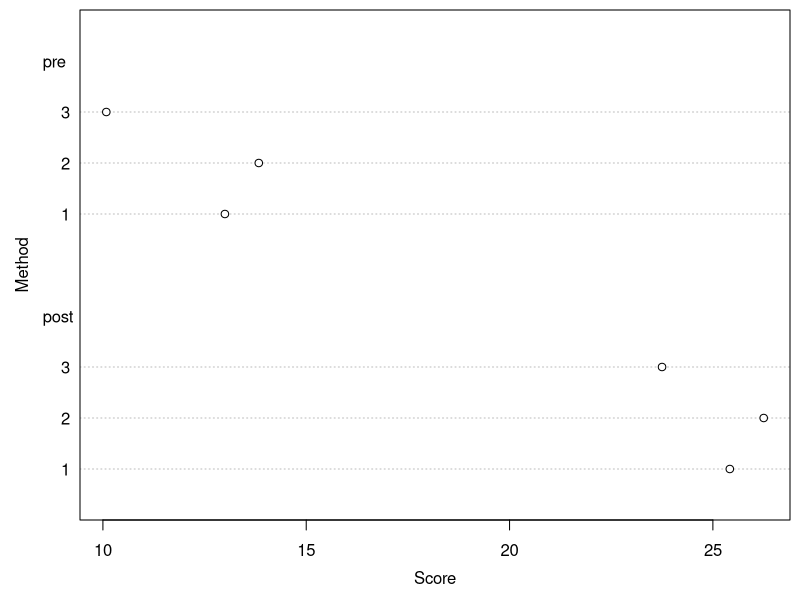
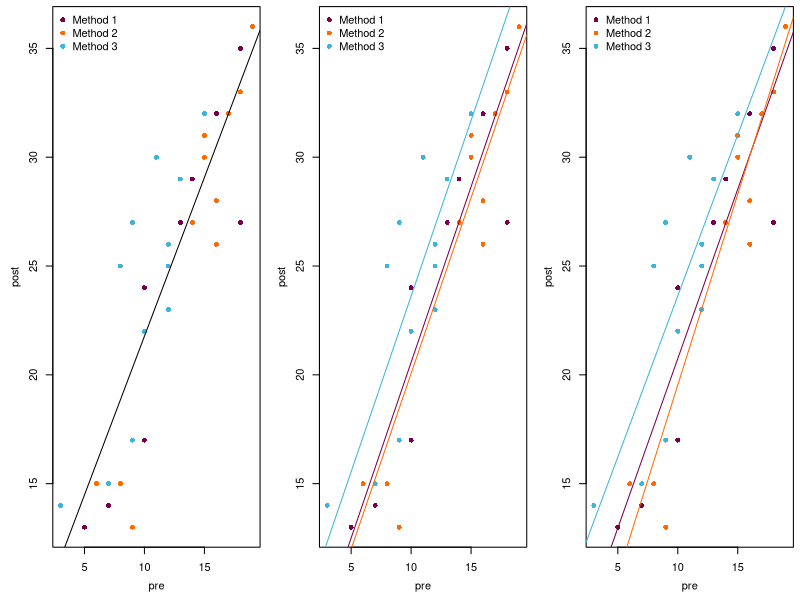
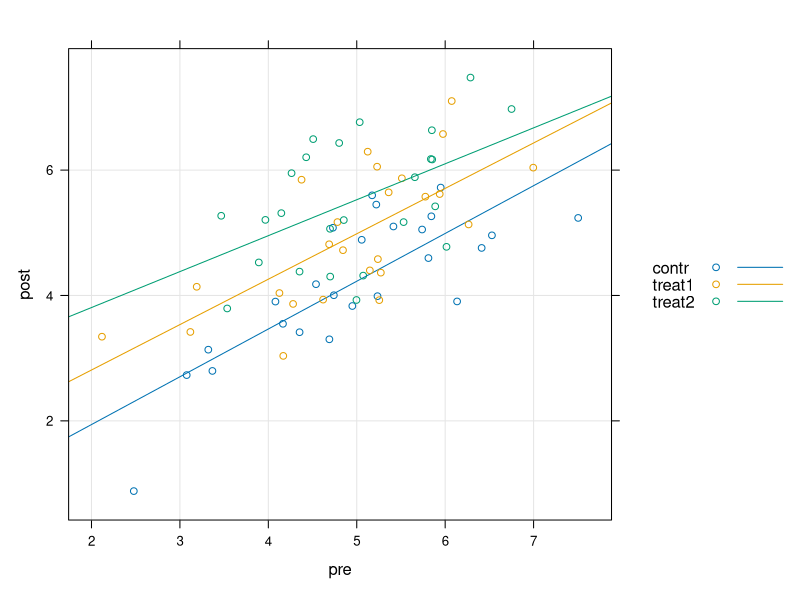

Reproduce these figures in R, in order.
## ---- chunk 1
dat <- read.table("data/ancova-data.txt", header = TRUE)
dat$method <- factor(dat$method)
## ---- chunk 2
knitr::kable(t(dat[dat$method == 1, c("pre", "post")]), col.names = NULL)
## ---- chunk 3
knitr::kable(t(dat[dat$method == 2, c("pre", "post")]), col.names = NULL)
## ---- chunk 4
knitr::kable(t(dat[dat$method == 3, c("pre", "post")]), col.names = NULL)
## ---- chunk 5
par(mai = c(.8, .8, .1, .1), mgp = c(2.4, 1, 0))
datm <- aggregate(cbind(pre, post) ~ method, data = dat, FUN = mean)
dotchart(as.matrix(datm[, 2:3]), xlab = "Score", ylab = "Method")
## ---- chunk 6
## Fit models
lm1 <- lm(post ~ pre, data = dat)
lm2 <- lm(post ~ pre + method, data = dat)
lm3 <- lm(post ~ pre * method, data = dat)

## LRT
anova(lm1, lm2, lm3)

colors <- c("#78004B", "#FF6900", "#3CB4DC")

## Plot model predictions
par(mfrow = c(1, 3))

plot(post ~ pre, data = dat, col = colors[dat$method], pch = 16)
abline(lm1)
legend("topleft", paste("Method", 1:3), col = colors, pch = 16, bty = "n")

plot(post ~ pre, data = dat, col = colors[dat$method], pch = 16)
abline(coef(lm2)[1], coef(lm2)[2], col = colors[1])
abline(coef(lm2)[1] + coef(lm2)[3], coef(lm2)[2], col = colors[2])
abline(coef(lm2)[1] + coef(lm2)[4], coef(lm2)[2], col = colors[3])
legend("topleft", paste("Method", 1:3), col = colors, pch = 16, bty = "n")

plot(post ~ pre, data = dat, col = colors[dat$method], pch = 16)
abline(coef(lm3)[1], coef(lm3)[2], col = colors[1])
abline(coef(lm3)[1] + coef(lm3)[3], coef(lm3)[2] + coef(lm3)[5], col = colors[2])
abline(coef(lm3)[1] + coef(lm3)[4], coef(lm3)[2] + coef(lm3)[6], col = colors[3])
legend("topleft", paste("Method", 1:3), col = colors, pch = 16, bty = "n")

## Means for pre and post measurements
datagg <- aggregate(cbind(pre, post) ~ method, data = dat, FUN = mean)

## Adjusted means
datagg$post_adj <- predict(lm2,
                           newdata = data.frame(method = factor(1:3),
                                                pre = mean(dat$pre)))

# Adjusted "time effects"
datagg$diff <- datagg$post - datagg$pre
datagg$diff_adj <- datagg$post_adj - mean(datagg$pre)
## ---- chunk 7
#------ Data simulation ------
set.seed(1042)      # set seed for reproducibility

n <- 75
condition <- factor(rep(c("contr", "treat1", "treat2"), each = n / 3))
eff_cond <- c(1, 0.5, 1)

pre  <- rnorm(n, mean = 5, sd = 1)
post <- 0.7 * pre + model.matrix( ~ condition) %*% eff_cond + rnorm(n)

dat <- data.frame(id        = factor(1:n),
                  pre       = pre,
                  post      = post,
                  condition = condition
       )
rm(pre, post, condition)

lattice::xyplot(post ~ pre, dat, groups = condition,
                type = c("g", "p", "r"), auto.key = TRUE)

# Observed averaged time effects, pre and post scores
aggregate(cbind(post - pre, pre, post) ~ condition, dat, mean)
## ---- chunk 8
#------ Fit models ------
library(lme4)

## Change Score Model

#m1 <- lm(post - pre ~ condition, dat)
m1 <- lm(post ~ condition + offset(pre), dat)
summary(m1)

## ANCOVA Model

m2 <- lm(post ~ condition + pre, dat)
summary(m2)

# Adjusted means
predict(m2, newdata = data.frame(condition = c("contr", "treat1", "treat2"),
                                 pre = mean(dat$pre)))

## Mixed Model (equivalent to change score model)

dat_long <- reshape(dat, direction = "long",
                    varying = list(c("pre", "post")),
                    v.names = "resp",
                    idvar = "id",
                    timevar = "time",
                    times = c(0, 1))

m3 <- lmer(resp ~ condition*time + (1 | id), dat_long)
summary(m3)

## Compare parameters of the three models
cbind(coef(m1), coef(m2)[1:3], fixef(m3)[4:6])

datagg <- aggregate(cbind(pre, post) ~ condition, data = dat, FUN = mean)

## Adjusted means
datagg$post_adj <- predict(m2,
                           newdata = data.frame(condition = factor(c("contr", "treat1", "treat2")),
                                                pre = mean(dat$pre)))

# Adjusted "time effects"
datagg$diff <- datagg$post - datagg$pre
datagg$diff_adj <- datagg$post_adj - mean(datagg$pre)
